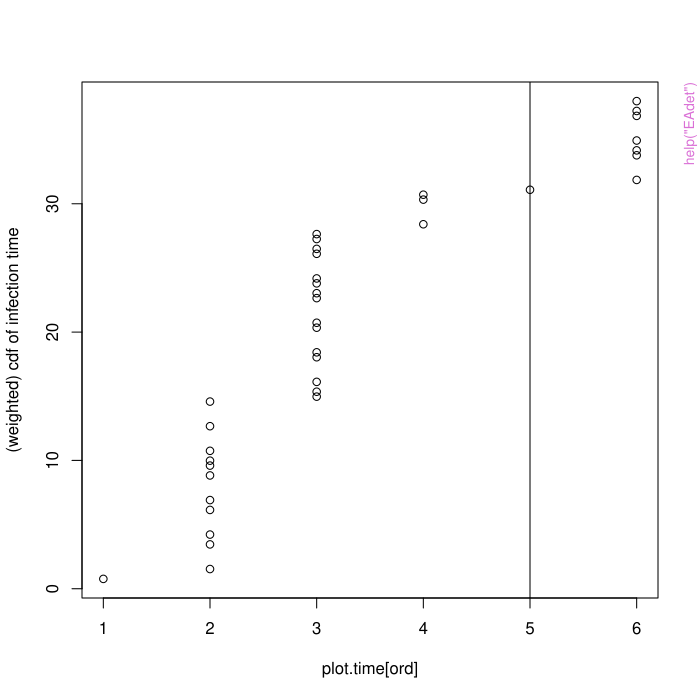

Reproduce this figure in R.
pkgname <- "modi"
source(file.path(R.home("share"), "R", "examples-header.R"))
options(warn = 1)
options(pager = "console")
library('modi')

base::assign(".oldSearch", base::search(), pos = 'CheckExEnv')
cleanEx()
nameEx("BEM")
### * BEM

flush(stderr()); flush(stdout())

### Name: BEM
### Title: BACON-EEM Algorithm for multivariate outlier detection in
###   incomplete multivariate survey data
### Aliases: BEM
### Keywords: robust survey multivariate

### ** Examples

# Bushfire data set with 20% MCAR
data(bushfirem,bushfire.weights)
bem.res<-BEM(bushfirem,bushfire.weights,alpha=(1-0.01/nrow(bushfirem))) 
print(bem.res$output)



cleanEx()
nameEx("EAdet")
### * EAdet

flush(stderr()); flush(stdout())

### Name: EAdet
### Title: Epidemic Algorithm for detection of multivariate outliers in
###   incomplete survey data.
### Aliases: EAdet
### Keywords: survey robust multivariate

### ** Examples

data(bushfirem,bushfire.weights)
det.res<-EAdet(bushfirem,bushfire.weights)
print(det.res$output)



cleanEx()
nameEx("EAimp")
### * EAimp

flush(stderr()); flush(stdout())

### Name: EAimp
### Title: Epidemic Algorithm for imputation of multivariate outliers in
###   incomplete survey data.
### Aliases: EAimp
### Keywords: survey robust multivariate

### ** Examples

data(bushfirem,bushfire.weights)
det.res<-EAdet(bushfirem,bushfire.weights)
imp.res<-EAimp(bushfirem,bushfire.weights,outind=det.res$outind,
reach=det.res$output$max.min.di,kdon=3)
print(imp.res$output)



cleanEx()
nameEx("ER")
### * ER

flush(stderr()); flush(stdout())

### Name: ER
### Title: Robust EM-algorithm ER
### Aliases: ER
### Keywords: robust survey multivariate

### ** Examples

data(bushfirem)
data(bushfire.weights)
det.res<-ER(bushfirem, weights=bushfire.weights,alpha=0.05,steps.output=TRUE,em.steps=100,tol=2e-6)
plotMD(det.res$dist,ncol(bushfirem))



cleanEx()
nameEx("GIMCD")
### * GIMCD

flush(stderr()); flush(stdout())

### Name: GIMCD
### Title: Gaussian imputation followed by MCD
### Aliases: GIMCD
### Keywords: robust multivariate survey

### ** Examples

data(bushfirem)
det.res<-GIMCD(bushfirem,alpha=0.1)
print(det.res$center)
plotMD(det.res$dist,ncol(bushfirem))



cleanEx()
nameEx("MDmiss")
### * MDmiss

flush(stderr()); flush(stdout())

### Name: MDmiss
### Title: Mahalanobis distance (MD) for data with missing values.
### Aliases: MDmiss
### Keywords: ~kwd1 ~kwd2

### ** Examples

data(bushfirem,bushfire)
MDmiss(bushfirem,apply(bushfire,2,mean),var(bushfire))



cleanEx()
nameEx("POEM")
### * POEM

flush(stderr()); flush(stdout())

### Name: POEM
### Title: Nearest Neighbour Imputation with Mahalanobis distance
### Aliases: POEM
### Keywords: robust multivariate survey

### ** Examples

data(bushfirem)
data(bushfire.weights)
outliers<-rep(0,nrow(bushfirem))
outliers[31:38]<-1
imp.res<-POEM(bushfirem,bushfire.weights,outliers,prel=TRUE)
print(imp.res$output)
var(imp.res$imputed.data)



cleanEx()
nameEx("TRC")
### * TRC

flush(stderr()); flush(stdout())

### Name: TRC
### Title: Transformed rank correlations for multivariate outlier detection
### Aliases: TRC
### Keywords: robust multivariate survey

### ** Examples

data(bushfirem,bushfire.weights)
det.res<-TRC(bushfirem,weights=bushfire.weights)
plotMD(det.res$dist,ncol(bushfirem))
print(det.res)



cleanEx()
nameEx("bushfire")
### * bushfire

flush(stderr()); flush(stdout())

### Name: bushfire
### Title: Bushfire scars
### Aliases: bushfire bushfirem bushfire.weights
### Keywords: datasets

### ** Examples

data(bushfire)
## maybe str(bushfire) ; plot(bushfire) ...



cleanEx()
nameEx("plotMD")
### * plotMD

flush(stderr()); flush(stdout())

### Name: plotMD
### Title: QQ-Plot of Mahalanobis distances
### Aliases: plotMD
### Keywords: Mahalanobis distance QQ-plot

### ** Examples

data(bushfirem,bushfire.weights)
det.res<-TRC(bushfirem,weights=bushfire.weights)
plotMD(det.res$dist,ncol(bushfirem))



cleanEx()
nameEx("sepe")
### * sepe

flush(stderr()); flush(stdout())

### Name: sepe
### Title: Sample Environment Protection Expenditure Survey
### Aliases: sepe
### Keywords: datasets, multivariate, outliers, enterprise, missing values

### ** Examples

data(sepe)
## maybe str(sepe) ; plot(sepe) ...



cleanEx()
nameEx("weighted.quantile")
### * weighted.quantile

flush(stderr()); flush(stdout())

### Name: weighted.quantile
### Title: Quantiles of a weighted cdf
### Aliases: weighted.quantile

### ** Examples

x<-rnorm(100)
x[sample(1:100,20)]<-NA
w<-rchisq(100,2)
weighted.quantile(x,w,0.2,TRUE)



cleanEx()
nameEx("weighted.var")
### * weighted.var

flush(stderr()); flush(stdout())

### Name: weighted.var
### Title: Weighted univariate variance coping with missing values
### Aliases: weighted.var

### ** Examples

x<-rnorm(100)
x[sample(1:100,20)]<-NA
w<-rchisq(100,2)
weighted.var(x,w,na.rm=TRUE)



cleanEx()
nameEx("winsimp")
### * winsimp

flush(stderr()); flush(stdout())

### Name: winsimp
### Title: Winsorization followed by imputation
### Aliases: winsimp
### Keywords: robust multivariate survey

### ** Examples

data(bushfirem,bushfire.weights)
det.res<-TRC(bushfirem,weight=bushfire.weights)
imp.res<-winsimp(bushfirem,det.res$output$center,det.res$output$scatter,det.res$outind)
print(imp.res$output)



### * <FOOTER>
###
options(digits = 7L)
base::cat("Time elapsed: ", proc.time() - base::get("ptime", pos = 'CheckExEnv'),"\n")
grDevices::dev.off()
###
### Local variables: ***
### mode: outline-minor ***
### outline-regexp: "\\(> \\)?### [*]+" ***
### End: ***
quit('no')
